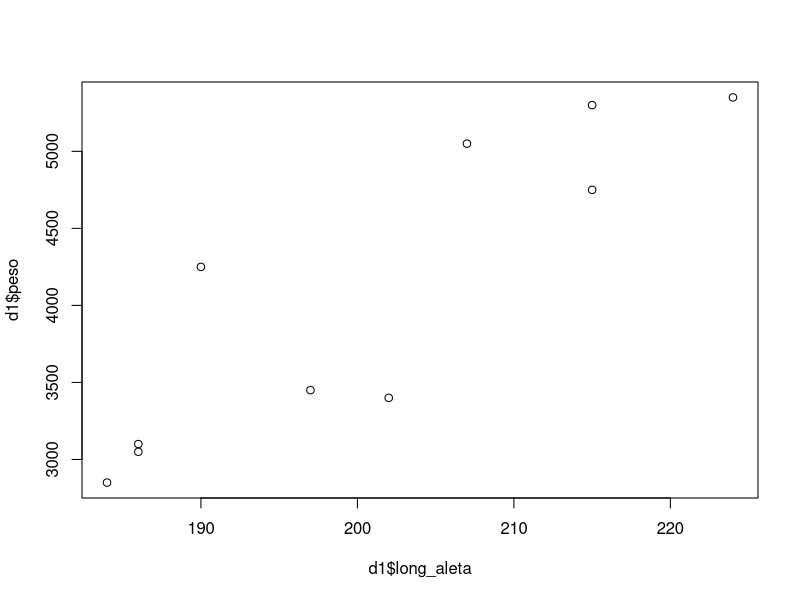

Generate this figure with R:
## ---- chunk 1
## se leen los datos
d = read.csv("datos/pinguinos.csv", sep = ";")
# por simplicidad se utilizan solo 10 datos seleccionados de manera aleatoria
set.seed(99)
pos = runif(10, min = 1, max = nrow(d))
# se seleccionan los 10 observaciones de la variable respuesta y el regresor
d1 = d[pos,c("peso","long_aleta")]
# gráfico de dispersion
plot(d1$long_aleta, d1$peso)
## ---- chunk 2
# se calcula la distancia y se guarda en d1
d1$dist = abs(d1$long_aleta - 210)
# se ordenan todas las observaciones de d1 en funcion de dist
(orden1 = sort(d1$dist, index.return = T))
## ---- chunk 3
(d1s = d1[orden1$ix,])
## ---- chunk 4
# funcion que calcula la distancia euclidea entre los vectores x e y
knn_dist = function(x,y){
  dist = sqrt(sum((x-y)^2))
  return(dist)
}
## ---- chunk 5
# se seleccionan los regresores correspondientes
d2 = d[pos,c("peso","long_pico","prof_pico","long_aleta")]
# regresor a predecir
xp2 = c(40,18,210)
# se calculan las distancias
d2$dist = 0
for (ii in 1:10){
  xii = d2[ii,2:4]
  d2$dist[ii] = knn_dist(xii,xp2)
}
## ---- chunk 6
orden2 = sort(d2$dist, index.return = T)
(d2s = d2[orden2$ix,])
## ---- chunk 7
knn_normaliza  = function(x){
  x1 = (x - min(x))/(max(x) - min(x))
  return(x1)
}
## ---- chunk 8
# se crea la base de datos
d3 = d[pos,c("peso","long_pico","prof_pico","long_aleta")]
# se incluyen los regresores normalizados
d3$long_pico1 = knn_normaliza(d3$long_pico)
d3$prof_pico1 = knn_normaliza(d3$prof_pico)
d3$long_aleta1 = knn_normaliza(d3$long_aleta)
## ---- chunk 9
xp3 = c(0,0,0)
xp3[1] = (40 - min(d3$long_pico))/(max(d3$long_pico) - min(d3$long_pico))
xp3[2] = (18 - min(d3$prof_pico))/(max(d3$prof_pico) - min(d3$prof_pico))
xp3[3] = (210 - min(d3$long_aleta))/(max(d3$long_aleta) - min(d3$long_aleta))
xp3
## ---- chunk 10
d3$dist = 0
for (ii in 1:10){
  xii = d3[ii,5:7]
  d3$dist[ii] = knn_dist(xii,xp3)
}
orden3 = sort(d3$dist, index.return = T)
(d3s = d3[orden3$ix,])
## ---- chunk 11
# se crea el dato a predecir. Los valores corresponden a:
# long_pico, prof_pico, long_aleta, Adelie1, Chinstrap1, Gentoo1
(xp4 = c(xp3,0,0,1))
## ---- chunk 12
# tomamos las variables que ya están normalizadas
d4 = d3[,c("peso","long_pico1","prof_pico1","long_aleta1")]
# y se añade el factor especie
d4$especie = factor(d$especie[pos])
## ---- chunk 13
# se añaden las variables auxiliares:
d4$Adelie1 = ifelse(d4$especie == "Adelie", 1,0)
d4$Chinstrap1 = ifelse(d4$especie == "Chinstrap", 1,0)
d4$Gentoo1 = ifelse(d4$especie == "Gentoo", 1,0)
## ---- chunk 14
d4$dist = 0
for (ii in 1:10){
  xii = d4[ii,c(2,3,4,6,7,8)]
  d4$dist[ii] = knn_dist(xii,xp4)
}
orden4 = sort(d4$dist, index.return = T)
(d4s = d4[orden4$ix,])
## ---- chunk 15
# se crea el dato a predecir:
(xp5 = c(xp3,0,0))
## ---- chunk 16
# Se crea la base de datos:
d5 = d4[,c("peso","long_pico1","prof_pico1","long_aleta1","Adelie1","Chinstrap1")]
## ---- chunk 17
# Se calculan las distancias y se ordena:
d5$dist = 0
for (ii in 1:10){
  xii = d5[ii,c(2:6)]
  d5$dist[ii] = knn_dist(xii,xp5)
}
orden5 = sort(d5$dist, index.return = T)
(d5s = d5[orden5$ix,])
